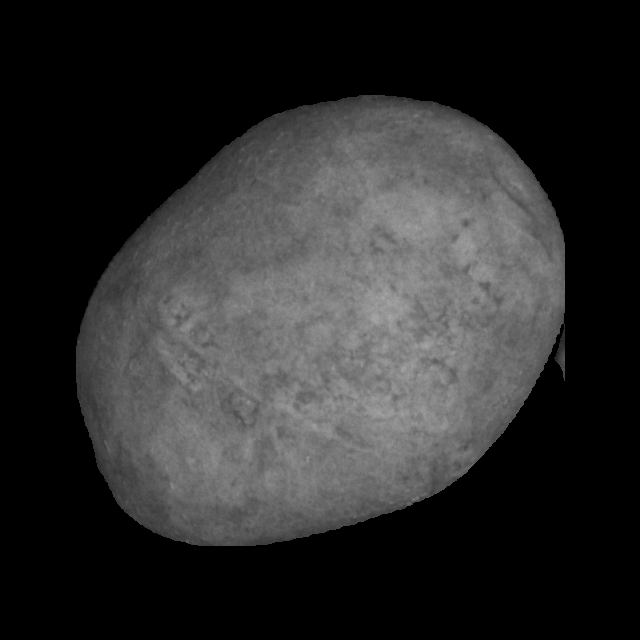
#> input picture potato_good_malformed/malformed_potatoes_fourier_2_class_gray/good/Afra_12_2_1_104_7.png, 640 x 640 px
$ python malform_prediction_final.py
#> lines starting #> are read from the running program, lines starting #| are printed output that depends on the picture; after the words box and inside, x2 and y2 are one past the last pixel; in counts of white or black regions, pixels touching at a corner belong together
# Necessary libraries for the final version of the malform prediction model
import cv2
import numpy as np
from scipy.interpolate import interp1d
from sklearn.decomposition import PCA
from pyefd import elliptic_fourier_descriptors
from sklearn.cluster import KMeans
import matplotlib.pyplot as plt
import pickle
import time


class MalformPrediction:
    """
    Class to predict if a contour of the potatois a malformation or not.

    Private Methods:
    1. __init__: Load the KMeans model.
    2. __read_images_and_extract_contours_single_image: Read images from a folder and extract their largest external contour.
    3. __normalize_contour_points: Normalize contour points to a fixed number for consistency.
    4. __compute_fourier_coefficients: Compute Fourier coefficients for a given contour.
    5. __compute_class_averages: Compute average Fourier coefficients for each cluster.
    6. __inverse_fourier_transform: Reconstruct a shape from its Fourier coefficients.

    Public Methods:

    7. predict_cluster: Predicts the cluster for a single image and returns its label and average shape. Useful for plotting.
    8. plot_predicted_clusters: Plot the input image and the average shape of the predicted cluster.
    9. prediction_cluster_value: Predicts the cluster for a single image and returns its label no only and it should be used to select & deselect malformed/good potatoes.

    Usage:
    1. For predicting the cluster value of a single image: use the prediction_cluster_value method.
    2. For plotting the input image and the average shape of the pototo: use the plot_predicted_clusters method.

    * Reason we've +1 for the cluster is because clusters starts at 0. So, to match the cluster number with the cluster label, we've added +1.
    """

    def __init__(self, model_location: str):
        """Load the KMeans model with 36 clusters trained on 3200+ images of potatoes
            Takes the model path as input"""
#> called with model_location = 'kmeans_model.pkl'
        with open(model_location, 'rb') as f:
#> (reads kmeans_model.pkl from the repository)
            self.kmeans = pickle.load(f)


    def __read_images_and_extract_contours_single_image(self, img_location):
        """Read images from a folder and extract their largest external contour."""
        self.images = img_location
        self.contours_list = []
        for image_path in self.images:
            image = cv2.imread(image_path)
#> image is the input picture: shape (640, 640, 3); min 0, max 170, mean 43.9
            gray = cv2.cvtColor(image, cv2.COLOR_BGR2GRAY)
            _, thresh = cv2.threshold(gray, 1, 255, cv2.THRESH_BINARY)
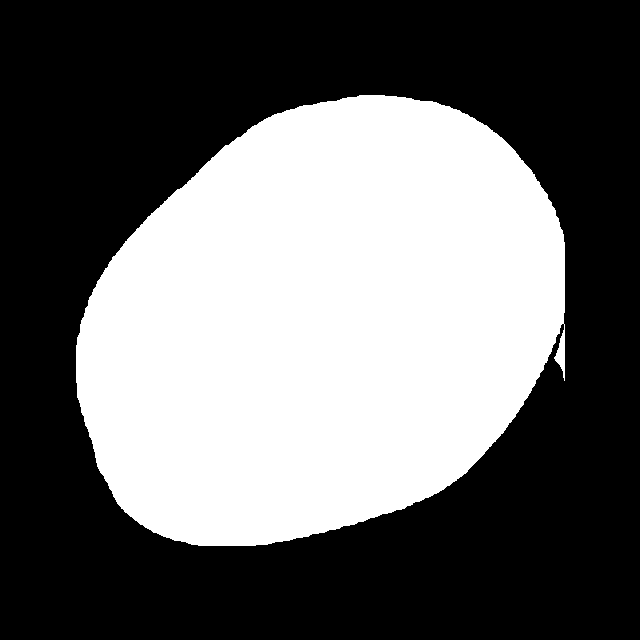
#> thresh: shape (640, 640); 41.1% white; 1 white region
            self.contours, _ = cv2.findContours(thresh, cv2.RETR_EXTERNAL, cv2.CHAIN_APPROX_NONE)
#> self.contours = 1 contour; box (x1, y1, x2, y2) and area: (76, 95, 565, 546) 167499
            if self.contours:
                contour = max(self.contours, key=cv2.contourArea)
#> contour = contour of 1468 points, box (x1, y1, x2, y2) (76, 95, 565, 546), area 167499
                contour = contour.squeeze()
#> contour = 1468 pairs, first value 76 to 564, second value 95 to 545
                self.contours_list.append(self.__normalize_contour_points(contour))
        return self.contours_list

    def __normalize_contour_points(self, contour):
        """Normalize contour points to a fixed number for consistency."""
        self.N = 250
        self.contour_length = np.linspace(0, 1, len(contour))
#> self.contour_length = 1468 values from 0 to 1
        self.normalized_length = np.linspace(0, 1, self.N)
        self.interp_func_x = interp1d(self.contour_length, contour[:, 0], kind='linear')
        self.interp_func_y = interp1d(self.contour_length, contour[:, 1], kind='linear')
        self.normalized_contour = np.vstack((self.interp_func_x(self.normalized_length), self.interp_func_y(self.normalized_length))).T
#> self.normalized_contour = 250 pairs, first value 76 to 564, second value 95 to 545
        return self.normalized_contour

    def __compute_fourier_coefficients(self,contour, order=30):
        """Compute Fourier coefficients for a given contour."""
        self.coeffs = elliptic_fourier_descriptors(contour, order=order, normalize=True)
        #return coeffs[1:]  # Skip the first coefficient as it's related to the image position
        return self.coeffs

    # [47 lines left out: functions __compute_class_averages, __inverse_fourier_transform, predict_cluster, plot_predicted_clusters, not called in this run]

    def prediction_cluster_value(self, image_path, order=30):
        """Predicts the cluster for a single image and returns its label no only."""

        self.contour = self.__read_images_and_extract_contours_single_image([image_path])[0]
#> self.contour has the same summary as self.normalized_contour in __normalize_contour_points
        self.fourier_coeffs = self.__compute_fourier_coefficients(self.contour, order=order).flatten()

        start_time = time.perf_counter()
        self.cluster_label = self.kmeans.predict([self.fourier_coeffs])[0]
        end_time = time.perf_counter()

        execution_time_seconds = end_time - start_time
        execution_time_milliseconds = execution_time_seconds * 1000
        print(f"Execution time for prediction_cluster_value: {execution_time_milliseconds:.2f} milliseconds")

        # self.class_averages = self.__compute_class_averages([self.fourier_coeffs], [self.cluster_label], self.kmeans.n_clusters) # Compute the average shape for the cluster
        # self.avg_shape = self.__inverse_fourier_transform(self.class_averages[self.cluster_label].reshape(order, -1), H=order) # Reconstruct the average shape
        return self.cluster_label + 1 # only returns cluster value with +1 to match the cluster number with the cluster label


    # [14 lines of commented-out code are left out]
malform_predictor = MalformPrediction('kmeans_model.pkl')
#Reference Image
# image_to_predict_path = '/home/mishkat/Documents/malformed_potato/potato_good_malformed/malformed_potatoes_fourier_3_class/bottleneck/sd_malformed_12_2_1_100_10.png'

# 20ms
# image_to_predict_path = '/home/mishkat/Documents/malformed_potato/potato_good_malformed/malformed_potatoes_fourier_2_class_gray/good/Afra_12_2_1_102_4.png'

image_to_predict_path = 'potato_good_malformed/malformed_potatoes_fourier_2_class_gray/good/Afra_12_2_1_104_7.png'

print(malform_predictor.prediction_cluster_value(image_to_predict_path))
#> (the call stopped at in __compute_fourier_coefficients, `self.coeffs = elliptic_fourier_descriptors(contour, order=order, norma..`: pyefd is not available in this run)

# Predict the cluster for the input image
# print(malform_predictor.prediction_cluster_value(image_to_predict_path))


# Example usage with timing

# print(malform_predictor.measure_prediction_time(image_to_predict_path))
